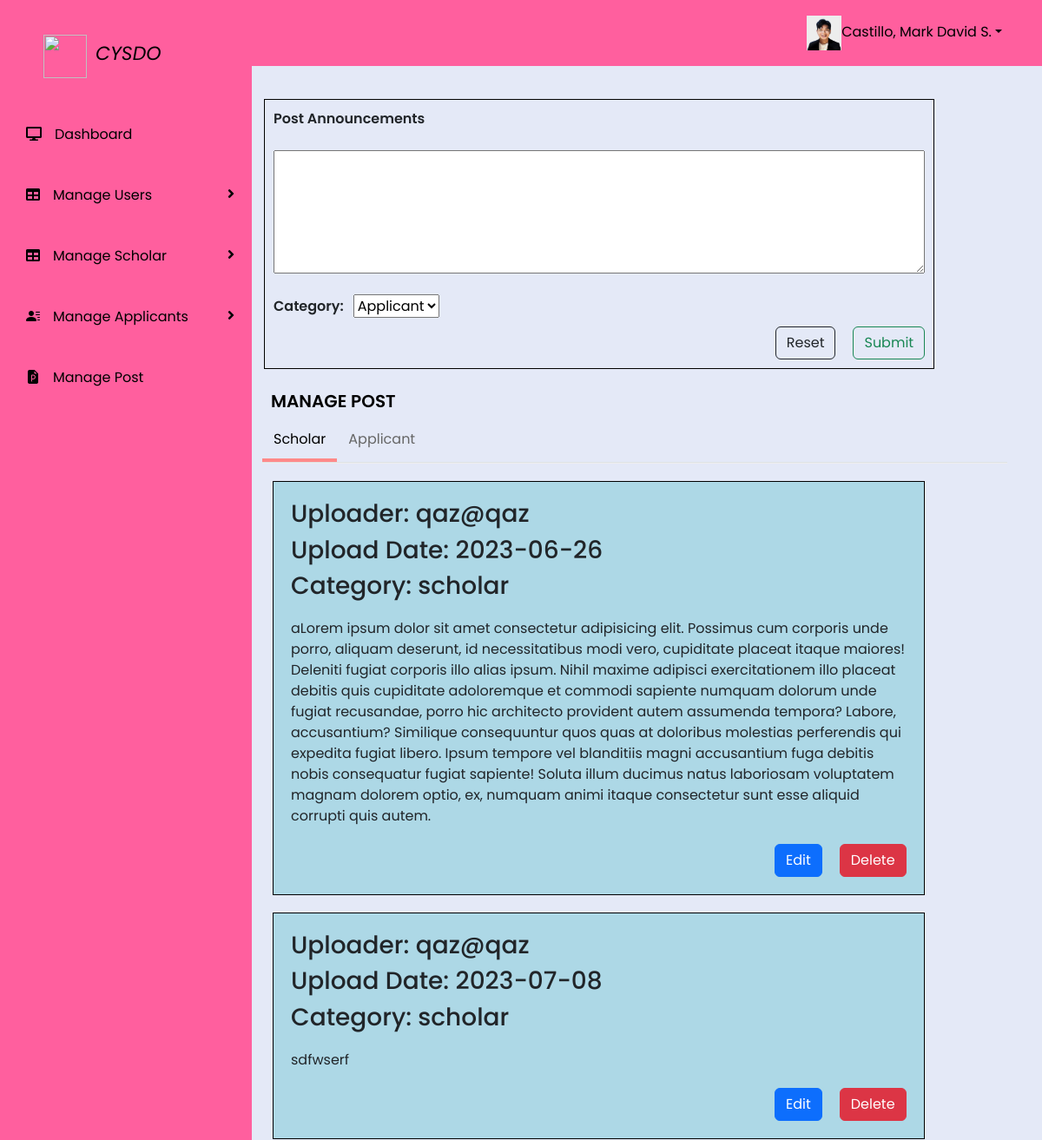
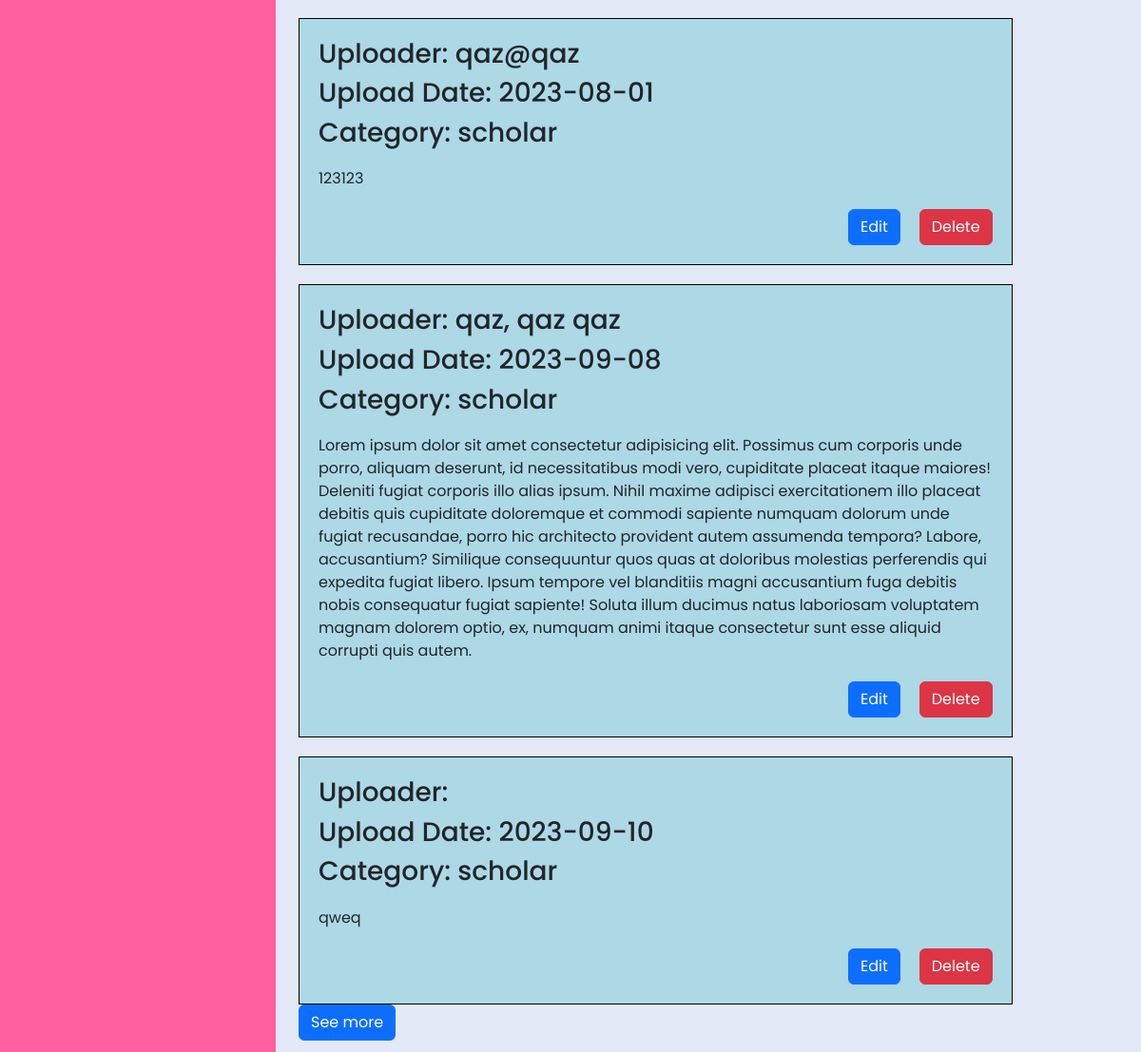
The page /pages/admin/postUpdate.php (signed in) on the database its author committed (2 pictures, top to bottom).
### tables this page shows
CREATE TABLE `announcements` (
  `uploadId` int(11) NOT NULL,
  `uploadDate` date NOT NULL DEFAULT current_timestamp(),
  `announcement` longtext NOT NULL,
  `uploader` varchar(50) NOT NULL,
  `category` varchar(255) NOT NULL
);

### pages/admin/postUpdate.php (the view, shortened to what this page needs)
<!DOCTYPE html>
<html lang="en">
<head>
    <link href="https://cdn.jsdelivr.net/npm/bootstrap@5.3.0/dist/css/bootstrap.min.css" rel="stylesheet">
    <link rel="stylesheet" href="include/nav.css">
    <link rel="stylesheet" href="../../style/managePost.css">
</head>
<body>
    <?php
    include '../include/selectDb.php';
    if ($_SESSION['role'] === 'admin') {
        include '../../assets/template/profileNav.php';
    } elseif ($_SESSION['role'] === 'staff') {
        include '../../assets/template/staffNavi.php';
    }
    ?>
    <section class="home-section">
        <form id="postForm" method="POST" action="postUpdateDb.php">
            <label for="postText" class="bold">Post Announcements</label><br>
            <textarea id="postText" name="postText" rows="5" cols="50"></textarea><br>
            <div class="col-md-5">
            <label for="category" class="bold dropDown">Category:&nbsp;</label>
            <select id="category" name="category">
                <option value="applicant">Applicant</option>
            </select>
            </div>
            <div id="submitBtn">
                <button class="btn btn-outline-success" type="submit">Submit</button>
                <button class="btn btn-outline-dark" type="reset">Reset</button>
            </div>
        </form>
        <div class="portlet-title tabbable-line mt-3">
                <div class="caption caption-md">
                    <span class="caption-name font-color bold text-uppercase">Manage Post</span>
                </div>
            <ul class="portletNav nav nav-tabs mt-1" id="categoryButtons" role="tablist">
                    <li class="nav-item" role="presentation">
                        <button class="nav-link active" id="category-btn" data-bs-toggle="tab" data-bs-target="#scholar" type="button" role="tab" aria-controls="scholarTab" aria-selected="true">Scholar</button>
                    </li>
                    <li class="nav-item" role="presentation">
                        <button class="nav-link" id="category-btn-2" data-bs-toggle="tab" data-bs-target="#applicant" type="button" role="tab" aria-controls="ApplicantTab" aria-selected="false">Applicant</button>
                    </li>
            </ul>
        </div>
        <div class="container">
    <div class="tab-content">
        <div class="tab-pane active" id="scholar">
        <div id="scholarAnnouncementsContainer">
    <?php
    $scholarAnnouncements = mysqli_query($conn, "SELECT * FROM announcements WHERE category = 'scholar'");
    $postCounter = 0;
    if (mysqli_num_rows($scholarAnnouncements) > 0) {
        while ($row = mysqli_fetch_assoc($scholarAnnouncements)) {
            $postCounter++;
            if ($postCounter <= 5) {
                echo '<div class="postFormat scholar">';
            } else {
                echo '<div class="postFormat scholar" style="display: none;">';
            }
            echo "<section>";
            echo "<h3>Uploader: " . $row['uploader'] . "</h3>";
            echo "<h3>Upload Date: " . $row['uploadDate'] . "</h3>";
            echo "<h3>Category: " . $row['category'] . "</h3>";
            echo "</section>";
            echo "<main><p>" . nl2br($row['announcement']) . "</p></main>";
            echo "<footer>";
            echo "<a class='aBtn edit-btn btn btn-primary' href='#' data-id='" . $row['uploadId'] . "'>Edit</a>";
            echo "<a class='aBtn delete-btn btn btn-danger' href='#' data-id='" . $row['uploadId'] . "'>Delete</a>";
            echo "</footer></div>";
        }
        if ($postCounter > 5) {
            echo '<div class="see-more-container"><button class="see-more-btn btn btn-primary">See more</button></div>';
        }
    } else {
        echo "No scholar announcements found.";
    }
    ?>
</div>
        </div>
    </div>
</div>
    </section>
</body>
</html>

### assets/template/profileNav.php (shortened to what this page needs)
<?php
include '../include/dbConnection.php';
$adminId = $_SESSION['user'];
$sql = "SELECT * FROM admin WHERE full_name = '$adminId'";
$result = mysqli_query($conn, $sql);
if ($result) {
  if (mysqli_num_rows($result) > 0) {
    $row = mysqli_fetch_assoc($result);
    extract($row);
  } else {
    echo "No row found with the specified ID.";
  }
} else {
  echo "Error executing the query: " . mysqli_error($conn);
}
?>
<html lang="en" dir="ltr">
<head>
  <link rel="stylesheet" href="https://cdnjs.cloudflare.com/ajax/libs/font-awesome/5.15.1/css/all.min.css">
  <link rel="stylesheet" href="https://cdn.jsdelivr.net/npm/bootstrap-icons@1.10.5/font/bootstrap-icons.css">
  <link href='https://unpkg.com/boxicons@2.0.7/css/boxicons.min.css' rel='stylesheet'>
</head>
<body>
  <div class="navBar">
    <ul class="navProfile nav nav-pills justify-content-end">
      <li class="nav-item dropdown">
        <a class="nav-link dropdown-toggle text-black" data-bs-toggle="dropdown" href="#" role="button" aria-expanded="false"><img id="profileImage" src="../../uploads/admin/<?php echo $image ?>" style="height: 40px; width: 40px;"><?php echo $_SESSION['user']; ?></a>
      </li>
    </ul>
  </div>
  <div class="side-bar">
    <div>
      <a class="sideHead nav-link text-black" role="none" aria-expanded="false"><img src="../../assets/image/CysdoLogo.png" style="height: 50px; width: 50px;" class="sideLogo"><i class="caption">CYSDO</i></a>
    </div>
    <div class="menu">
      <div class="item"><a href="adminHome.php"><i class="fas fa-desktop"></i>Dashboard</a></div>
      <div class="item">
        <a class="sub-btn"><i class="fas fa-table"></i>Manage Users<i class="fas fa-angle-right dropdown"></i></a>
      </div>
      <div class="item">
        <a class="sub-btn"><i class="fas fa-table"></i>Manage Scholar<i class="fas fa-angle-right dropdown"></i></a>
      </div>
      <div class="item">
        <a class="sub-btn"><i class="bi bi-person-lines-fill"></i></i>Manage Applicants<i class="fas fa-angle-right dropdown"></i></a>
      </div>
      <div class="item"><a href="postUpdate.php"><i class="bi bi-file-earmark-ppt-fill"></i></i>Manage Post</a></div>
    </div>
  </div>
  <section class="home-section">
  </section>
</body>
</html>

### assets/template/nav.css (style rules this page uses)
* { margin: 0; padding: 0; box-sizing: border-box; font-family: 'Poppins', sans-serif; }
body { background: #E4E9F7; }
.home-section { position: relative; background: #E4E9F7; margin-left: 50px; left: 260px; width: calc(100% - 260px); transition: all 0.5s ease; padding: 12px; }

### style/managePost.css (style rules this page uses)
* { box-sizing: border-box; margin: 0px; padding: 0px; }
li { display: list-item; }
.font-color { color: #000000; font-size: 20px; }
.bold { font-weight: 600!important; }
form { margin: 2px; padding: 10px; border: 1px solid black; display: flex; width: 90%; justify-content: flex-end; flex-direction: column; }
textarea { padding: 10px; }
#submitBtn { margin-top: 10px; display: flex; flex-direction: row-reverse; justify-content: flex-start; gap: 20px; }
.dropDown { margin-right: 3px; }
.postFormat { display: block; border: 1px solid black; margin-top: 20px; height: auto; width: 90%; }
.postFormat section { display: block; flex-direction: row; justify-content: space-between; margin: 20px; }
.postFormat.scholar { background-color: #add8e6; margin-top: 20px; display: block; }
main { margin: 10px 20px; display: block; }
footer { margin-top: 10px; display: flex; justify-content: flex-end; gap: 20px; margin: 20px; }
.portlet-title { border-bottom: 1px solid #eee; padding: 0; margin-bottom: 10px; min-height: 66px; border-radius: 4px 4px 0 0; }
.portlet-title { padding: 0; min-height: 48px; }
.portlet-title .portletNav li button { background: 0 0; margin: 5px 0 0 1px; border: 0; padding: 8px 10px; color: #080808; }
.portlet-title .portletNav li button { margin: 0; padding: 12px 13px 10px; font-size: 16px; color: #666; }
.tabbable-line .portletNav { margin: 0; }
.tabbable-line .portletNav li .active { background: 0 0; border-bottom: 4px solid #ff8989; position: relative; }

### assets/template/profileNav.php (style rules this page uses)
* { margin: 0; padding: 0; box-sizing: border-box; font-family: "Poppins", sans-serif; }
body { background-color: whitesmoke; background-size: cover; background-position: center; }
.side-bar { background: #FF5F9E; width: 290px; height: 100%; position: fixed; top: 0; overflow-y: auto; }
.navBar { background: #FF5F9E; padding-top: 10px; padding-bottom: 10px; justify-content: end; }
.navProfile { margin-right: 30px; }
.side-bar .menu { width: 100%; margin-top: 30px; }
.side-bar .menu .item { position: relative; cursor: pointer; }
.side-bar .menu .item a { color: #000; font-size: 16px; text-decoration: none; display: block; padding: 5px 30px; line-height: 60px; }
.side-bar .menu .item i { margin-right: 15px; }
.side-bar .menu .item a .dropdown { position: absolute; right: 0; margin: 20px; transition: 0.3s ease; }
.caption { margin-top: 20px; margin-left: 10px; font-size: 22px; }
.sideLogo { margin-left: 20px; }
.sideHead { margin-top: 40px; margin-left: 30px; }
.home-section { position: relative; background: #E4E9F7; margin-left: 20px; left: 270px; width: calc(100% - 280px); transition: all 0.5s ease; padding: 12px; padding-right: 50px; }

### rows shown on the page
announcements: uploader "qaz@qaz", uploadDate "2023-06-26", category "scholar", announcement "aLorem ipsum dolor sit amet consectetur adipisicing elit. Possimus cum corporis unde porro, aliquam deserunt, id necessitatibus modi vero, cupiditate placeat itaque maiores! Deleniti fugiat corporis illo alias ipsum. Nihil maxime adipisci exercitationem illo placeat debitis quis cupiditate adoloremque et commodi sapiente numquam dolorum unde fugiat recusandae, porro hic architecto provident autem assumenda tempora? Labore, accusantium? Similique consequuntur quos quas at doloribus molestias perferendis qui expedita fugiat libero. Ipsum tempore vel blanditiis magni accusantium fuga debitis nobis consequatur fugiat sapiente! Soluta illum ducimus natus laboriosam voluptatem magnam dolorem…"
announcements: uploader "qaz@qaz", uploadDate "2023-07-08", category "scholar", announcement "sdfwserf"
announcements: uploader "qaz@qaz", uploadDate "2023-08-01", category "scholar", announcement "123123"
announcements: uploader "qaz, qaz qaz", uploadDate "2023-09-08", category "scholar", announcement "Lorem ipsum dolor sit amet consectetur adipisicing elit. Possimus cum corporis unde porro, aliquam deserunt, id necessitatibus modi vero, cupiditate placeat itaque maiores! Deleniti fugiat corporis illo alias ipsum. Nihil maxime adipisci exercitationem illo placeat debitis quis cupiditate doloremque et commodi sapiente numquam dolorum unde fugiat recusandae, porro hic architecto provident autem assumenda tempora? Labore, accusantium? Similique consequuntur quos quas at doloribus molestias perferendis qui expedita fugiat libero. Ipsum tempore vel blanditiis magni accusantium fuga debitis nobis consequatur fugiat sapiente! Soluta illum ducimus natus laboriosam voluptatem magnam dolorem optio,…"
announcements: uploadDate "2023-09-10", category "scholar", announcement "qweq"

### other values the page prints
$_SESSION['user'] "Castillo, Mark David S."
